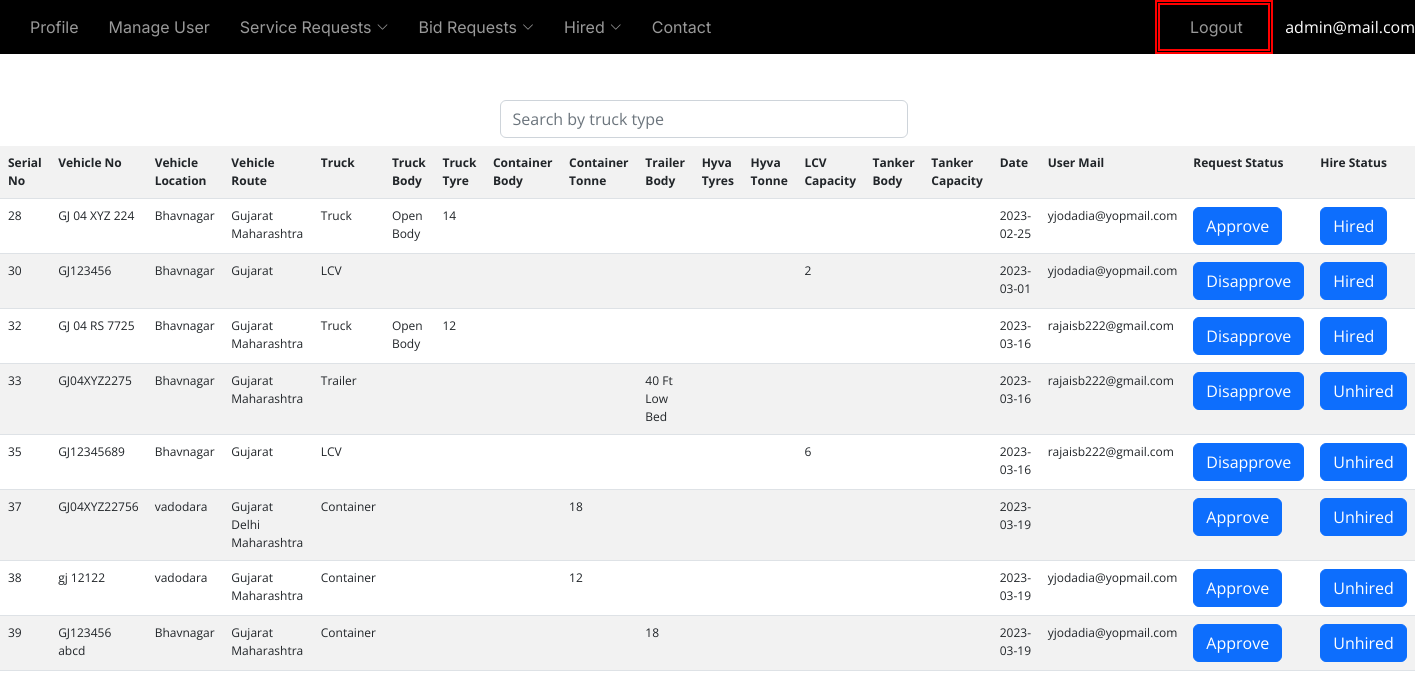
Screenshot of /admin/truckreq.php (signed in) with the database file from the repository.
### tables this page shows
CREATE TABLE `truck` (
  `id` int(5) NOT NULL,
  `vno` varchar(20) NOT NULL,
  `vloca` varchar(350) NOT NULL,
  `vroute` varchar(1000) NOT NULL,
  `truck` varchar(25) NOT NULL,
  `tbody` varchar(20) NOT NULL,
  `ttyre` varchar(3) NOT NULL,
  `cbody` varchar(25) NOT NULL,
  `ctonne24` varchar(5) DEFAULT NULL,
  `ctonne32` varchar(5) DEFAULT NULL,
  `ctonne32m` varchar(5) DEFAULT NULL,
  `trbody` varchar(25) NOT NULL,
  `htyres` varchar(5) NOT NULL,
  `htonne10` varchar(5) NOT NULL,
  `htonne12` varchar(5) NOT NULL,
  `htonne14` varchar(5) NOT NULL,
  `lcap` varchar(5) NOT NULL,
  `tanbody` varchar(25) NOT NULL,
  `tancap` varchar(10) NOT NULL,
  `postdate` date DEFAULT NULL,
  `username` varchar(50) NOT NULL,
  `lockstatus` varchar(10) NOT NULL,
  `hire` varchar(8) NOT NULL
);

### admin/truckreq.php (the view, shortened to what this page needs)
<?php
	include("header.php");
	$table=mysqli_query($conn,"select * from truck");
?>
<br/><br/><br/><br/>
<div class='container mb-2 mt-1'>
    <div class="row">
    <div class="col-4"></div>
        <div class="col-4">
            <form class="d-flex" role="search">
                <input class="form-control me-2" onkeyup="showHint(this.value)" type="search" name="search" id="search" placeholder="Search by truck type" aria-label="Search">
            </form>
        </div>
        <div class="col-4"></div>
    </div>
</div>
<table class="table table-striped" style="font-size: 12px;" id="data">
   <tr>
     <th>Serial No</th>
     <th>Vehicle No</th>
     <th>Vehicle Location</th>
     <th>Vehicle Route</th>
     <th>Truck</th>
     <th>Truck Body</th>
     <th>Truck Tyre</th>
     <th>Container Body</th>
     <th>Container Tonne</th>
     <th>Trailer Body</th>
     <th>Hyva Tyres</th>
	 <th>Hyva Tonne</th>
     <th>LCV Capacity</th>
	 <th>Tanker Body</th>
	 <th>Tanker Capacity</th>
     <th>Date</th>
     <th>User Mail</th>
     <th>Request Status</th>
     <th>Hire Status</th>
    </tr>
<?php
    while($row=mysqli_fetch_array($table))
    {
        echo"<tr>";
        echo "<td>$row[0]</td>";
        echo "<td>$row[1]</td>";
        echo "<td>$row[2]</td>";
        echo "<td>$row[3]</td>";
        echo "<td>$row[4]</td>";
        echo "<td>$row[5]</td>";
        echo "<td>$row[6]</td>";
        echo "<td>$row[7]</td>";
        echo "<td>$row[8]</td>";
        echo "<td>$row[9] $row[10] $row[11]</td>";
        echo "<td>$row[12]</td>";
        echo "<td>$row[13]</td>";
        echo "<td>$row[14] $row[15] $row[16]</td>";
        echo "<td>$row[17]</td>";
		echo "<td>$row[18]</td>";
		echo "<td>$row[19]</td>";
		echo "<td>$row[20]</td>";
        if ($row['lockstatus']=="Disapprove")
            $status="Approve";
        else if ($row['lockstatus']=="Approve")
            $status="Disapprove";
		echo "<td><a class='btn btn-primary' href='truckstats.php?id=$row[0]&&status=$status'>$status</a></td>";
		if ($row['hire']=="Unhired")
            $hire="Hired";
        else if ($row['hire']=="Hired")
            $hire="Unhired";
        echo "<td><a class='btn btn-primary' href='hirestats.php?id=$row[0]&&hire=$hire'>$row[hire]</a></td>";
        echo "</tr>";
    }
 ?>
</table>

### assets/css/main.css (style rules this page uses)
:root { --font-default: "Open Sans", system-ui, -apple-system, "Segoe UI", Roboto, "Helvetica Neue", Arial, "Noto Sans", "Liberation Sans", sans-serif, "Apple Color Emoji", "Segoe UI Emoji", "Segoe UI Symbol", "Noto Color Emoji"; --font-primary: "Inter", sans-serif; --font-secondary: "Poppins", sans-serif; }
:root { --color-default: #0a0d13; --color-primary: #0d42ff; --color-secondary: #0e1d34; }
:root { scroll-behavior: smooth; }
a { color: var(--color-primary); text-decoration: none; }

### rows the page displays
truck: id "28", vno "GJ 04 XYZ 224", vloca "Bhavnagar", vroute "Gujarat Maharashtra", truck "Truck", tbody "Open Body", ttyre "14", postdate "2023-02-25", username "yjodadia@yopmail.com", lockstatus "Approve", hire "Hired"
truck: id "30", vno "GJ123456", vloca "Bhavnagar", vroute "Gujarat", truck "LCV", lcap "2", postdate "2023-03-01", username "yjodadia@yopmail.com", lockstatus "Disapprove", hire "Hired"
truck: id "32", vno "GJ 04 RS 7725", vloca "Bhavnagar", vroute "Gujarat Maharashtra", truck "Truck", tbody "Open Body", ttyre "12", postdate "2023-03-16", username "rajaisb222@gmail.com", lockstatus "Disapprove", hire "Hired"
truck: id "33", vno "GJ04XYZ2275", vloca "Bhavnagar", vroute "Gujarat Maharashtra", truck "Trailer", trbody "40 Ft Low Bed", postdate "2023-03-16", username "rajaisb222@gmail.com", lockstatus "Disapprove", hire "Unhired"
truck: id "35", vno "GJ12345689", vloca "Bhavnagar", vroute "Gujarat", truck "LCV", lcap "6", postdate "2023-03-16", username "rajaisb222@gmail.com", lockstatus "Disapprove", hire "Unhired"
truck: id "37", vno "GJ04XYZ22756", vloca "vadodara", vroute "Gujarat Delhi Maharashtra", truck "Container", ctonne24 "18", postdate "2023-03-19", lockstatus "Approve", hire "Unhired"
truck: id "38", vno "gj 12122", vloca "vadodara", vroute "Gujarat Maharashtra", truck "Container", ctonne24 "12", postdate "2023-03-19", username "yjodadia@yopmail.com", lockstatus "Approve", hire "Unhired"
truck: id "39", vno "GJ123456 abcd", vloca "Bhavnagar", vroute "Gujarat Maharashtra", truck "Container", ctonne32m "18", postdate "2023-03-19", username "yjodadia@yopmail.com", lockstatus "Approve", hire "Unhired"

### other values shown
$user "admin@mail.com"
